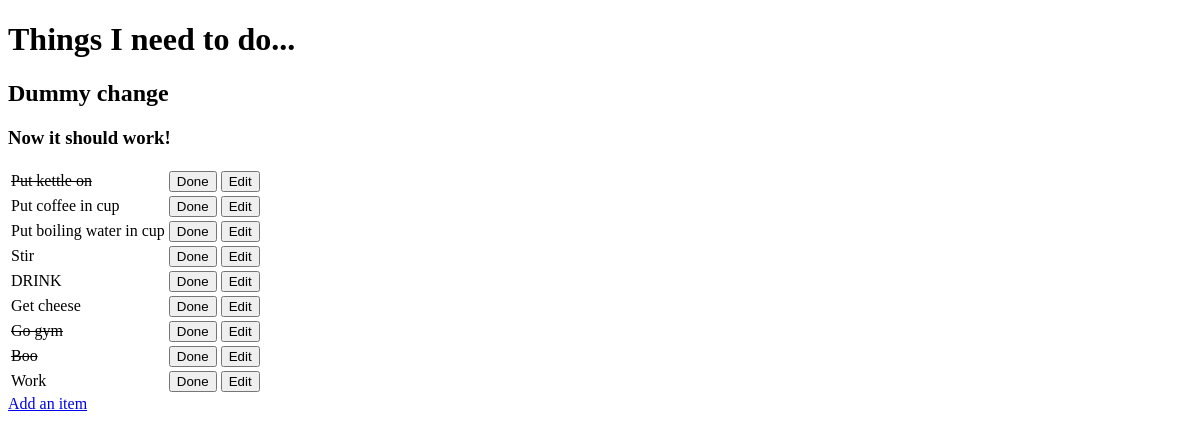
Before: / with the older database file.
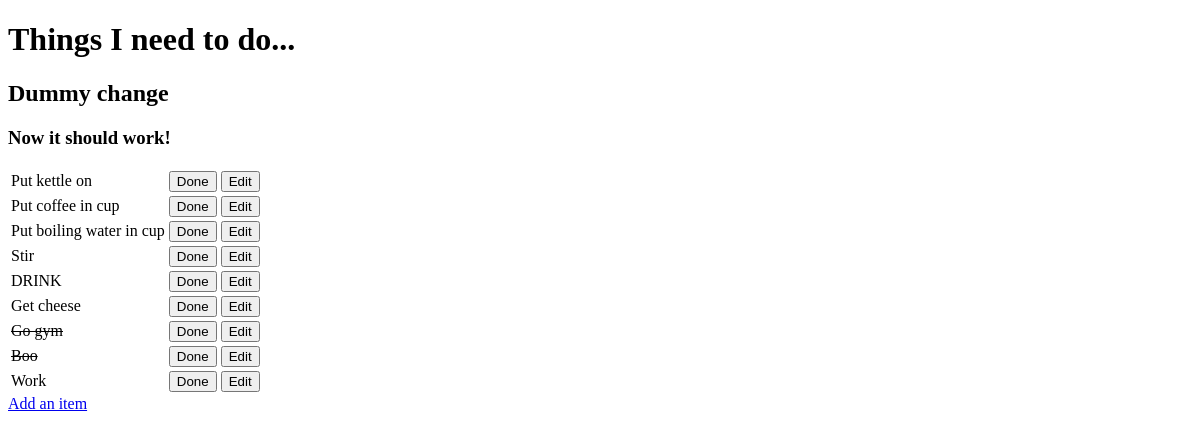
After: the same page with the newer database file.
### todo/models.py (models this page shows, shortened)
class Item(models.Model): # Class item extends from the Model class
    name = models.CharField(max_length=30, blank=False) # We can have strings stored in here
    done = models.BooleanField(blank=False, default=False)

### todo/views.py (the view)
# urls.py: url(r'^$', get_todo_list),
def get_todo_list(request):
    results = Item.objects.all()
    return render(request, "todo_list.html", {
        'items': results
    })

### todo/templates/todo_list.html (shortened to what this page needs)
<!DOCTYPE html>
<html lang="en">
<head>
</head>
<body>
    <h1>Things I need to do...</h1>
    <h2>Dummy change</h2>
    <h3>Now it should work!</h3>
    <table>
        {% for item in items %}
        <tr>
            {% if item.done %}
            <td><strike>{{ item.name }}</strike></td>
            {% else %}
            <td>{{ item.name }}</td>
            {% endif %}
            <td><form method="POST" action="done/{{ item.id }}">{% csrf_token %}<input type="submit" value="Done"></form></td>
            <td><form method="GET" action="edit/{{ item.id }}"><input type="submit" value="Edit"></form></td>
        </tr>
        {% empty %}
        <p>Your to-do list is empty</p>
        {% endfor %}
    </table>
    <a href="add">Add an item</a>
</body>
</html>

Changed rows visible on the page:
changed Item "Put kettle on": done True → False (drawn)
